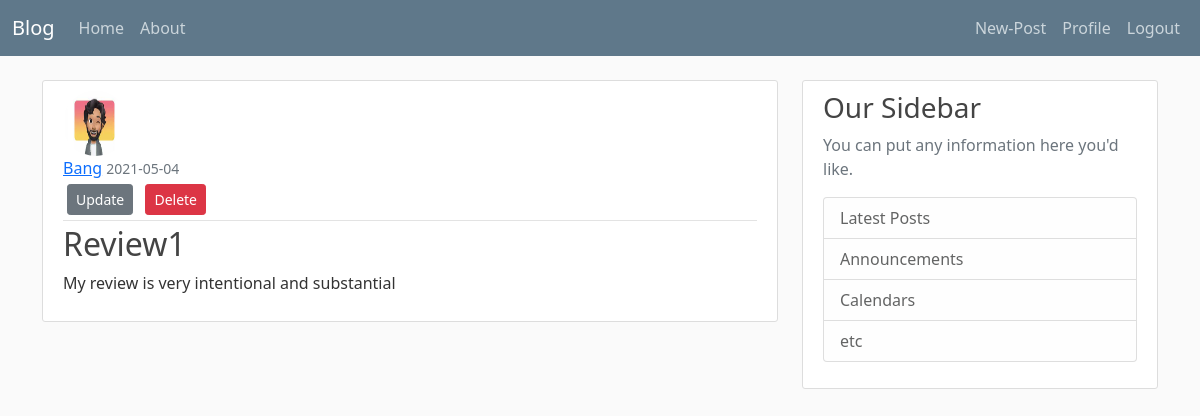
The app's page /post/2 (signed in) with its own data.
### app/models.py (models this page shows, shortened)
class User(db.Model, UserMixin):
    id = db.Column(db.Integer, primary_key=True)
    username = db.Column(db.String(20), unique=True, nullable=False)
    email = db.Column(db.String(20), unique=True, nullable=False)
    image_file = db.Column(db.String(20), nullable=False, default='pf.jpeg')
    password = db.Column(db.String(60), nullable=False)
    posts = db.relationship('Post', backref='author', lazy=True)

class Post(db.Model):
    id = db.Column(db.Integer, primary_key=True)
    title = db.Column(db.String(200), nullable=False)
    date_posted = db.Column(db.DateTime, nullable=False, default=datetime.utcnow)
    content = db.Column(db.Text, nullable=False)
    user_id = db.Column(db.Integer, db.ForeignKey('user.id'), nullable=False)

### app/views.py (the view)
@app.route('/post/<int:post_id>')
@login_required
def post(post_id):
    post = Post.query.get_or_404(post_id)
    return render_template('post.html', title=post.title, post=post)

### app/models.py (called while the page is built)
@login_manager.user_loader
def load_user(user_id):
    return User.query.get(int(user_id))

### app/templates/post.html (shortened to what this page needs)
{% extends 'base.html' %}
{% block content %}
    <article class="media content-section">
      <img class="rounded-circle article-img" src="{{ url_for('static', filename='photo/' + post.author.image_file) }}" alt="">
        <div class="media-body">
          <div class="article-metadata">
            <a class="mr-2" href="{{url_for('user_posts', username=post.author.username)}}">{{ post.author.username }}</a>
            <small class="text-muted">{{ post.date_posted.strftime('%Y-%m-%d') }}</small>
            {% if post.author == current_user%}
              <div>
                <a href="{{url_for('new_post', post_id = post.id)}}" class="btn btn-secondary btn-sm m-1">Update</a>
                <button type="button" class="btn btn-danger btn-sm m-1" data-bs-toggle="modal" data-bs-target="#deleteModal">Delete</button>
              </div>
            {% endif %}
          </div>
          <h2 class="article-title" >{{ post.title }}</h2>
          <p class="article-content">{{ post.content }}</p>
        </div>
      </article>
{% endblock content %}

### app/static/main.css (style rules this page uses)
body { background: #fafafa; color: #333333; margin-top: 5rem; }
h1, h2, h3, h4, h5, h6 { color: #444444; }
.content-section { background: #ffffff; padding: 10px 20px; border: 1px solid #dddddd; border-radius: 3px; margin-bottom: 20px; }
.article-title { color: #444444; }
.article-content { white-space: pre-line; }
.article-img { height: 65px; width: 65px; margin-right: 16px; }
.article-metadata { padding-bottom: 1px; margin-bottom: 4px; border-bottom: 1px solid #e3e3e3 }

### records on screen
User: image_file (picture), author.username "Bang"
Post: date_posted "2021-05-04", title "Review1", content "My review is very intentional and substantial"
